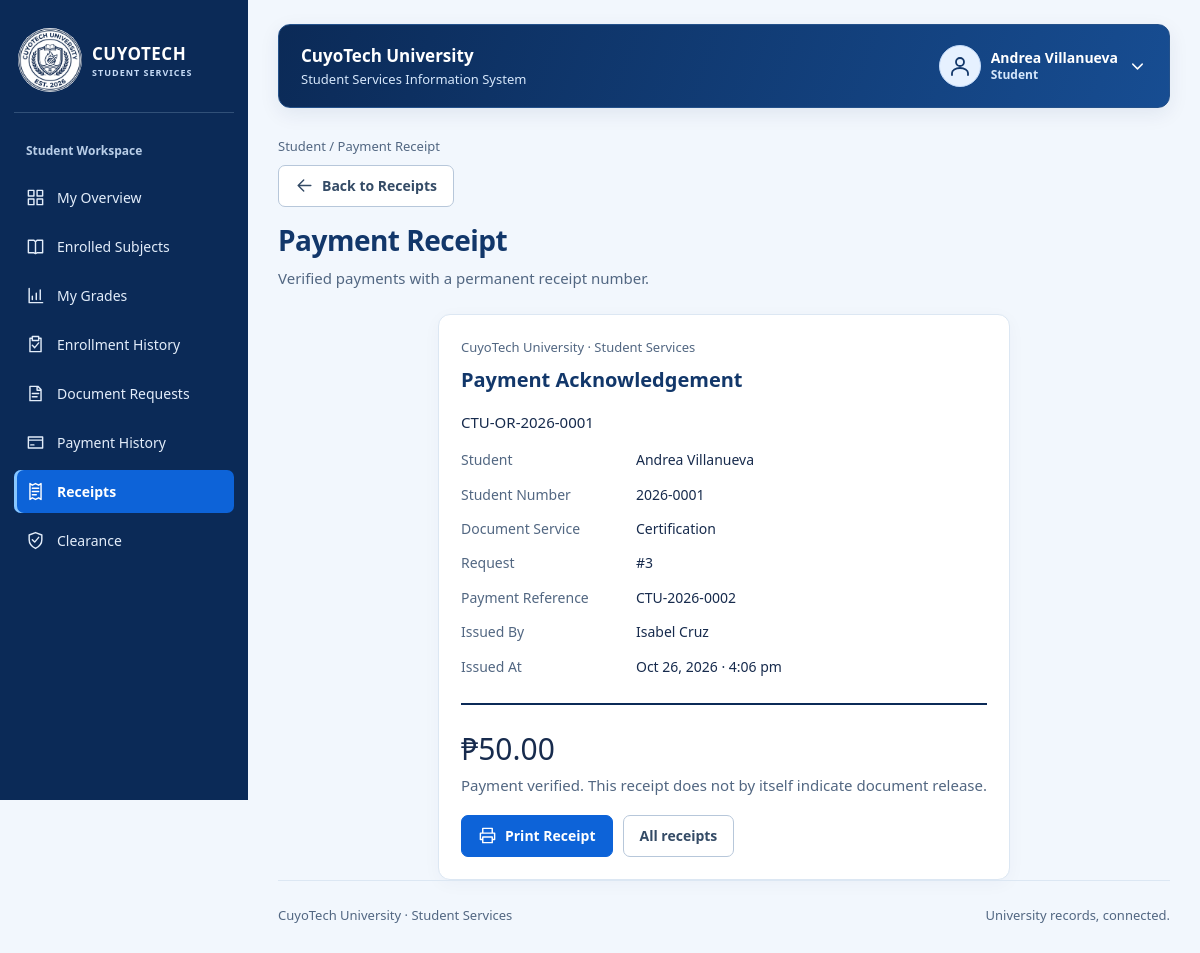
Screenshot of /student/receipts.php?id=1 (signed in) with the database file from the repository.
### tables this page shows
CREATE TABLE IF NOT EXISTS students (
    student_id INT AUTO_INCREMENT PRIMARY KEY,
    account_id INT NOT NULL UNIQUE,
    department_id INT NOT NULL,
    student_number VARCHAR(30) NOT NULL UNIQUE,
    first_name VARCHAR(200) NOT NULL,
    last_name VARCHAR(200) NOT NULL,
    academic_status VARCHAR(20) NOT NULL DEFAULT 'ACTIVE',
    FOREIGN KEY (account_id) REFERENCES accounts(account_id),
    FOREIGN KEY (department_id) REFERENCES departments(department_id)
);

CREATE TABLE IF NOT EXISTS accounts (
    account_id INT AUTO_INCREMENT PRIMARY KEY,
    email VARCHAR(254) NOT NULL UNIQUE,
    password_hash VARCHAR(255) NOT NULL,
    account_role VARCHAR(10) NOT NULL,
    is_active BOOLEAN NOT NULL DEFAULT TRUE,
    created_at DATETIME NOT NULL DEFAULT CURRENT_TIMESTAMP,
    updated_at DATETIME NOT NULL DEFAULT CURRENT_TIMESTAMP ON UPDATE CURRENT_TIMESTAMP
);

CREATE TABLE IF NOT EXISTS receipts (
    receipt_id INT AUTO_INCREMENT PRIMARY KEY,
    payment_id INT NOT NULL UNIQUE,
    receipt_number VARCHAR(60) NOT NULL UNIQUE,
    issued_by_staff_id INT NOT NULL,
    issued_at DATETIME NOT NULL DEFAULT CURRENT_TIMESTAMP,
    FOREIGN KEY (payment_id) REFERENCES payments(payment_id),
    FOREIGN KEY (issued_by_staff_id) REFERENCES staff_users(staff_id)
);

CREATE TABLE IF NOT EXISTS document_requests (
    request_id INT AUTO_INCREMENT PRIMARY KEY,
    student_id INT NOT NULL,
    document_type_id INT NOT NULL,
    term_id INT NOT NULL,
    clearance_department_id INT NULL,
    assessed_fee DECIMAL(10,2) NOT NULL,
    purpose VARCHAR(1000) NOT NULL,
    request_status VARCHAR(20) NOT NULL DEFAULT 'PENDING',
    eligibility_status VARCHAR(20) NOT NULL DEFAULT 'UNCHECKED',
    reviewed_by_staff_id INT NULL,
    reviewed_at DATETIME NULL,
    rejection_reason VARCHAR(1000) NULL,
    requested_at DATETIME NOT NULL DEFAULT CURRENT_TIMESTAMP,
    ready_at DATETIME NULL,
    released_at DATETIME NULL,
    FOREIGN KEY (student_id) REFERENCES students(student_id),
    FOREIGN KEY (document_type_id) REFERENCES document_types(document_type_id),
    FOREIGN KEY (term_id) REFERENCES academic_terms(term_id),
    FOREIGN KEY (clearance_department_id) REFERENCES departments(department_id),
    FOREIGN KEY (reviewed_by_staff_id) REFERENCES staff_users(staff_id)
);

CREATE TABLE IF NOT EXISTS document_types (
    document_type_id INT AUTO_INCREMENT PRIMARY KEY,
    document_name VARCHAR(120) NOT NULL UNIQUE,
    fee_amount DECIMAL(10,2) NOT NULL,
    clearance_required BOOLEAN NOT NULL,
    is_active BOOLEAN NOT NULL DEFAULT TRUE
);

CREATE TABLE IF NOT EXISTS payments (
    payment_id INT AUTO_INCREMENT PRIMARY KEY,
    request_id INT NOT NULL,
    amount DECIMAL(10,2) NOT NULL,
    transaction_ref VARCHAR(100) NULL UNIQUE,
    payment_status VARCHAR(20) NOT NULL DEFAULT 'PENDING',
    submitted_at DATETIME NOT NULL DEFAULT CURRENT_TIMESTAMP,
    verified_by_staff_id INT NULL,
    verified_at DATETIME NULL,
    remarks VARCHAR(1000) NULL,
    FOREIGN KEY (request_id) REFERENCES document_requests(request_id),
    FOREIGN KEY (verified_by_staff_id) REFERENCES staff_users(staff_id)
);

### config/database.php (called while the page is built)
<?php
function config(): array
{
    return [
        'host' => '127.0.0.1',
        'port' => '3306',
        'database' => 'cuyotech_ssis_db',
        'username' => 'root',
        'password' => '',
        'base_url' => '/CuyoTech-SSIS',
        'campus_image' => '',
        'grade_values' => [],
    ];
}
function db(): PDO
{
    static $pdo;
    if (!$pdo) {
        $c = config();
        $pdo = new PDO(
            "mysql:host={$c['host']};port={$c['port']};dbname={$c['database']}",
            $c['username'],
            $c['password'],
            [
                PDO::ATTR_ERRMODE => PDO::ERRMODE_EXCEPTION,
                PDO::ATTR_DEFAULT_FETCH_MODE => PDO::FETCH_ASSOC,
                PDO::ATTR_EMULATE_PREPARES => false,
            ]
        );
        $pdo->exec("SET time_zone = '+00:00'");
    }
    return $pdo;
}

### includes/auth.php (called while the page is built, shortened)
<?php
require_once __DIR__ . '/functions.php';
function current_user(): ?array
{
    $user = one('SELECT a.account_id, a.email, a.account_role, a.is_active,
        COALESCE(s.first_name,f.first_name) AS first_name,COALESCE(s.last_name,f.last_name) AS last_name,
        s.student_id, s.department_id AS student_department_id, TRIM(CONCAT(s.first_name,CHAR(32),s.last_name)) AS student_name,
        f.staff_id, TRIM(CONCAT(f.first_name,CHAR(32),f.last_name)) AS staff_name, f.staff_role, f.access_scope, f.department_id
        FROM accounts a LEFT JOIN students s ON s.account_id=a.account_id
        LEFT JOIN staff_users f ON f.account_id=a.account_id WHERE a.account_id=?', [$_SESSION['account_id']]);
    $user['role'] = $user['account_role'] === 'STUDENT' ? 'STUDENT' : $user['staff_role'];
    $user['full_name'] = $user['student_name'] ?: $user['staff_name'];
    return $user;
}
function require_role(string ...$allowed): array
{
    $user = current_user();
    return $user;
}
function portal(array $user): string
{
    return strtolower($user['role']);
}
function require_student_scope(array $user, int $studentId, bool $lock = false): array
{
    $student = one('SELECT * FROM students WHERE student_id=?' . ($lock ? ' FOR UPDATE' : ''), [$studentId]);
    return $student;
}

### includes/receipts.php (called while the page is built, shortened)
<?php
require_once __DIR__ . '/auth.php';
function receipt_record(array $user, int $id): array
{
    $receipt = one('SELECT z.*,p.request_id,p.amount,p.transaction_ref,p.verified_at,r.student_id,d.document_name,TRIM(CONCAT(s.first_name,CHAR(32),s.last_name)) AS full_name,s.student_number,TRIM(CONCAT(f.first_name,CHAR(32),f.last_name)) AS issuer FROM receipts z JOIN payments p ON p.payment_id=z.payment_id JOIN document_requests r ON r.request_id=p.request_id JOIN document_types d ON d.document_type_id=r.document_type_id JOIN students s ON s.student_id=r.student_id JOIN staff_users f ON f.staff_id=z.issued_by_staff_id WHERE z.receipt_id=?', [$id]);
    require_student_scope($user, (int)$receipt['student_id']);
    return $receipt;
}

### student/receipts.php (the view, shortened to what this page needs)
<?php
require_once __DIR__ . '/../includes/receipts.php';
$user = require_role('STUDENT');
$receipt = input('id') !== '' ? receipt_record($user, positive_id()) : null;
$title = $receipt ? 'Payment receipt' : 'Issued receipts';
$subtitle = 'Verified payments with a permanent receipt number.';
require __DIR__ . '/../includes/header.php';
?>
<?php if ($receipt): ?>
    <article class="panel receipt">
        <div class="eyebrow">CuyoTech University · Student Services</div>
        <h2>Payment Acknowledgement</h2>
        <p>
            <?= e($receipt['receipt_number']) ?>
        </p>
        <dl>
            <dt>Student</dt>
            <dd>
                <?= e($receipt['full_name']) ?>
            </dd>
            <dt>Student Number</dt>
            <dd>
                <?= e($receipt['student_number']) ?>
            </dd>
            <dt>Document Service</dt>
            <dd>
                <?= e($receipt['document_name']) ?>
            </dd>
            <dt>Request</dt>
            <dd>#<?= e($receipt['request_id']) ?>
            </dd>
            <dt>Payment Reference</dt>
            <dd>
                <?= e($receipt['transaction_ref']) ?>
            </dd>
            <dt>Issued By</dt>
            <dd>
                <?= e($receipt['issuer']) ?>
            </dd>
            <dt>Issued At</dt>
            <dd>
                <?= e(date_label($receipt['issued_at'])) ?>
            </dd>
        </dl>
        <div class="total">
            <?= e(money($receipt['amount'])) ?>
        </div>
        <p class="muted">Payment verified. This receipt does not by itself indicate document release.</p>
        <div class="actions no-print">
            <button type="button" class="button" data-print><?= icon('print') ?> Print Receipt</button>
            <a class="button secondary" href="receipts.php">All receipts</a>
        </div>
    </article>
<?php endif; ?>
<?php require __DIR__ . '/../includes/footer.php'; ?>

### includes/header.php (shortened to what this page needs)
<!doctype html>
<html lang="en">
<head>
    <link rel="stylesheet" href="<?= e(url('assets/css/app.css')) ?>">
</head>
<body class="portal-layout">
    <header class="topbar">
        <div class="workspace-name">CuyoTech University<small>Student Services Information System</small></div>
        <details class="profile-menu">
            <summary aria-label="Open account menu">
                <span class="avatar"><?= icon('profile') ?></span>
                <span class="profile-identity"><strong><?= e($user['full_name']) ?></strong><small><?= e(ui_label($user['role'])) ?></small></span>
                <?= icon('chevron') ?>
            </summary>
        </details>
    </header>
    <div class="shell">
        <?php require __DIR__ . '/sidebar.php'; ?>
        <main class="content" id="main" tabindex="-1">
            <div class="eyebrow">
                <?= e(ui_label($user['role'])) ?> / <?= e(ucwords($title)) ?>
            </div>
            <?php
            $backPages = [
                'account-create' => ['accounts', 'Accounts'],
                'account-edit' => ['accounts', 'Accounts'],
                'request-create' => ['document-requests', 'Document Requests'],
                'request-details' => ['document-requests', 'Document Requests'],
                'payment-create' => ['payments', 'Payments'],
                'payment-details' => ['payments', 'Payments'],
                'enrollment-details' => ['enrollments', 'Enrollments'],
                'grade-entry' => ['grades', 'Grades'],
                'clearance-details' => ['clearances', 'Clearances']
            ];
            $currentPage = basename($_SERVER['SCRIPT_NAME'], '.php');
            $back = $backPages[$currentPage] ?? null;
            if ($currentPage === 'receipts' && input('id') !== '') $back = ['receipts', 'Receipts'];
            if ($back): ?>
                <a class="button secondary back-button" href="<?= e(url(portal($user) . '/' . $back[0] . '.php' . list_query())) ?>"><?= icon('back') ?> Back to <?= e($back[1]) ?></a>
            <?php endif; ?>
            <div class="page-heading">
                <div>
                    <h1>
                        <?= e(ucwords($title)) ?>
                    </h1>
                    <?php if (!empty($subtitle)): ?><p><?= e($subtitle) ?></p><?php endif; ?>
                </div>
            </div>

### includes/sidebar.php
<?php
$menus = [
    'ADMIN' => ['dashboard' => 'Overview', 'accounts' => 'User accounts', 'service-catalog' => 'Service catalog', 'departments' => 'Departments', 'courses' => 'Courses', 'subjects' => 'Subjects', 'terms' => 'Academic terms', 'activity-log' => 'Request activity'],
    'STUDENT' => ['dashboard' => 'My overview', 'subjects' => 'Enrolled subjects', 'grades' => 'My grades', 'enrollments' => 'Enrollment history', 'document-requests' => 'Document requests', 'payments' => 'Payment history', 'receipts' => 'Receipts', 'clearance' => 'Clearance'],
    'REGISTRAR' => ['dashboard' => 'Registrar desk', 'enrollments' => 'Enrollments', 'grades' => 'Grade records', 'document-requests' => 'Document requests', 'clearance-status' => 'Clearance status'],
    'CASHIER' => ['dashboard' => 'Cashier desk', 'payments' => 'Payment verification', 'receipts' => 'Issued receipts'],
    'DEPARTMENT' => ['dashboard' => 'Department desk', 'clearances' => 'Clearance processing', 'students' => 'Department students'],
];
$page = basename($_SERVER['SCRIPT_NAME'], '.php');
$parentPages = [
    'account-create' => 'accounts',
    'account-edit' => 'accounts',
    'account-toggle' => 'accounts',
    'request-create' => 'document-requests',
    'request-details' => 'document-requests',
    'enrollment-details' => 'enrollments',
    'grade-entry' => 'grades',
    'payment-create' => 'payments',
    'payment-details' => 'payments',
    'verify-payment' => 'payments',
    'clearance-details' => 'clearances'
];
$activePage = $parentPages[$page] ?? $page;
?>
<nav class="sidebar" id="portal-nav" aria-label="Portal navigation">
    <a class="brand" href="<?= e(url(portal($user) . '/dashboard.php')) ?>">
        <span class="brand-emblem"><img class="university-logo" src="<?= e(url('assets/images/CuyoTech-Logo.png')) ?>" alt="" width="80" height="80"></span>
        <div>CUYOTECH<small>STUDENT SERVICES</small>
        </div>
    </a>
    <div class="label"><?= e(ui_label($user['role'])) ?> Workspace</div>
    <?php foreach ($menus[$user['role']] as $file => $label): ?>
        <a <?= $activePage === $file ? 'aria-current="page"' : '' ?> class="<?= $activePage === $file ? 'active' : '' ?>" href="<?= e(url(portal($user) . '/' . $file . '.php')) ?>">
            <?= icon($file) ?>
            <?= e(ucwords($label)) ?>
        </a>
    <?php endforeach; ?>
</nav>

### rows the page displays
students: account.account_role "Student", account.account_role "My Overview", account.account_role "Enrolled Subjects", account.account_role "My Grades", account.account_role "Enrollment History", account.account_role "Document Requests", account.account_role "Payment History", account.account_role "Receipts", account.account_role "Clearance"
receipts: document_requests.student_id "Payment Receipt", receipt_number "CTU-OR-2026-0001", students.student_number "2026-0001", document_types.document_name "Certification", payment.request_id "3", payment.transaction_ref "CTU-2026-0002", issued_at.student_id "Oct 26, 2026 · 4:06 pm", document_requests.student_id "₱50.00"

### other values shown
$user['full_name'] "Andrea Villanueva"
$back[1] "Receipts"
$subtitle "Verified payments with a permanent receipt number."
$receipt['full_name'] "Andrea Villanueva"
$receipt['issuer'] "Isabel Cruz"
